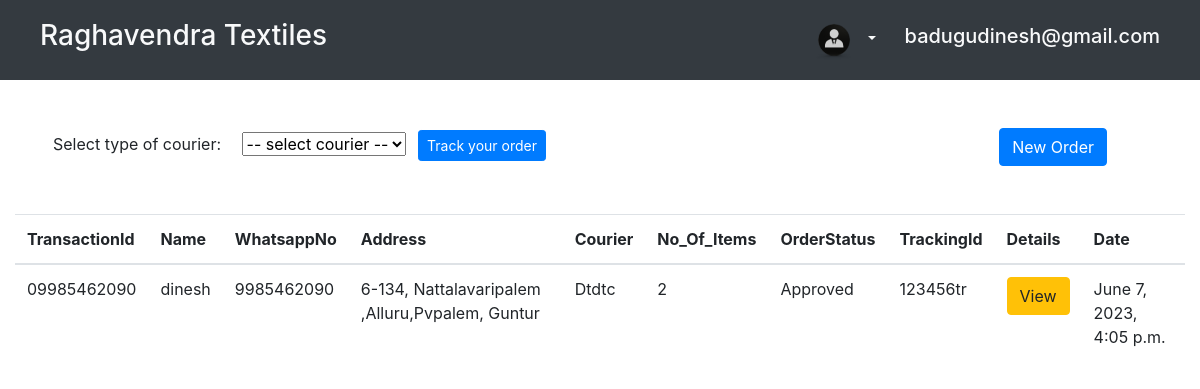
/orders/ (signed in), run on an earlier commit of the app's database.
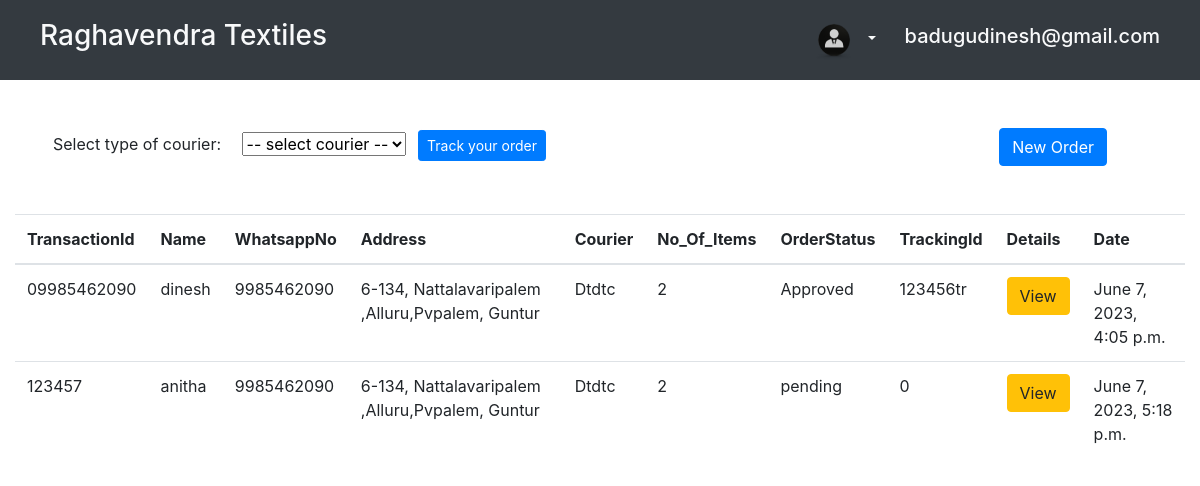
And on a later commit of the database.
### textiles/models.py (models this page shows, shortened)
class Orders(models.Model):
    OrderID = models.AutoField(primary_key=True)
    Name  = models.CharField(max_length=30,null=True, blank=True)
    WhatsappNo = models.IntegerField(null=True, blank=True)
    ContactNo = models.IntegerField(null=True, blank=True)
    Address = models.CharField(max_length=250, blank=False)
    street_name = models.CharField(max_length=255,null=True, blank=True)
    city = models.CharField(max_length=255,null=True, blank=True)
    state = models.CharField(max_length=255,null=True, blank=True)
    postal_code = models.CharField(max_length=10,null=True, blank=True)
    Courier = models.CharField(max_length=30, blank=False)
    TransactionId = models.CharField(max_length=25,default=0,null=True, blank=True)
    TrackingId = models.CharField(max_length=10,default=0,null=True, blank=True)
    No_Of_Items = models.IntegerField(null=True, blank=True)
    item_color = models.CharField(max_length=10,null=True, blank=True)
    item_size = models.CharField(max_length=10,null=True, blank=True)
    file = models.FileField()
    STATUS_CHOICES = (
        ('Pending', 'Pending'),
        ('Approved', 'Approved'),
        ('Rejected', 'Rejected'),
        ('Production', 'Production'),
        ('Delivery', 'Delivery'),
        ('completed', 'completed'),
    )
    OrderStatus = models.CharField(max_length=20, choices=STATUS_CHOICES, default='pending')
    Date = models.DateTimeField(default=datetime.now())
    user = models.ForeignKey(User, on_delete=models.CASCADE, default=1)

### textiles/views.py (the view, shortened to what this page needs)
# urls.py: path('orders/',orders, name='orders'),
@login_required
def orders(request):
    tracking_id = ''
    unique_orders = []
    orders_list = Orders.objects.filter(user=request.user).values_list('TransactionId', flat=True).distinct()
    for transaction_id in orders_list:
        order = Orders.objects.filter(user=request.user, TransactionId=transaction_id).first()
        unique_orders.append(order)
    view_orders_list = Orders.objects.all()
    return render(request ,"uifiles/orders.html" ,{"orders_list":unique_orders,"view_orders_list":view_orders_list})

### templates/uifiles/orders.html (shortened to what this page needs)
{% extends 'uifiles/base.html' %}
{% load static %}
{% block content %}
  <nav class="navbar navbar-expand-lg navbar-dark bg-dark">
    <div class="container-fluid px-2 px-md-4">
        <div class="navbar-brand">
            <h3 class="text-light">Raghavendra Textiles</h3>
        </div>
        <div class="d-flex align-items-center">
            <div class="dropdown mr-3">
                <button class="btn btn-transparent text-light dropdown-toggle" type="button" id="dropdownMenuButton" data-toggle="dropdown" aria-haspopup="true" aria-expanded="false">
                    <img src="{% static 'images/profile-icon.png' %}" class="profile-img" alt="IMG">
                </button>
            </div>
            <h5 class="text-light">{{ request.user }}</h5>
        </div>
    </div>
</nav>
   <div class="container d-flex" style="display: flex;justify-content: space-between;align-items: center;">
    <diV>
    <label for="courier" class="mx-2">Select type of courier:</label>
    <select name="courier" id="courier" class="mx-2">
      <option value="" selected> -- select courier -- </option>
    </select>
    <button class="btn btn-primary btn-sm" onclick="SelectedOption()">Track your order</button>
  </diV>
    <div class="d-flex justify-content-end mt-5 mb-5 px-5">
        <button class="btn btn-primary" data-toggle="modal" data-target="#staticBackdrop">New Order</button>
    </div>
  </div>
  <div class="container-fluid">
    <div class="table-responsive">
        <table class="table table-hover">
            <thead>
                <tr>
                    <th scope="col">TransactionId</th>
                    <th scope="col">Name</th>
                    <th scope="col">WhatsappNo</th>
                    <th scope="col">Address</th>
                    <th scope="col">Courier</th>
                    <th scope="col">No_Of_Items</th>
                    <th scope="col">OrderStatus</th>
                    <th scope="col">TrackingId</th>
                    <th scope="col">Details</th>
                    <th scope="col">Date</th>
                </tr>
            </thead>
            <tbody>
                {% for item in orders_list %}
                    <tr>
                        <td>{{ item.TransactionId }}</td>
                        <td>{{ item.Name }}</td>
                        <td>{{ item.WhatsappNo }}</td>
                        <td>{{ item.Address }}</td>
                        <td>{{ item.Courier }}</td>
                        <td>{{ item.No_Of_Items }}</td>
                        <td>{{ item.OrderStatus }}</td>
                        <td>{{ item.TrackingId }}</td>
                        <td>
                            <button class="btn btn-warning" data-toggle="modal" data-target="#viemyorders{{ item.TransactionId }}">View</button>
                        </td>
                        <td>{{ item.Date }}</td>
                    </tr>
                {% endfor %}
            </tbody>
        </table>
    </div>
</div>
{% endblock %}

What changed in the data, as far as the page shows it:
added Orders: TransactionId "123457", Name "anitha", WhatsappNo "9985462090", Address "6-134, Nattalavaripalem ,Alluru,Pvpalem, Guntur", Courier "Dtdtc", No_Of_Items "2", OrderStatus "pending", TrackingId "0", Date "June 7, 2023, 5:18 p.m."
